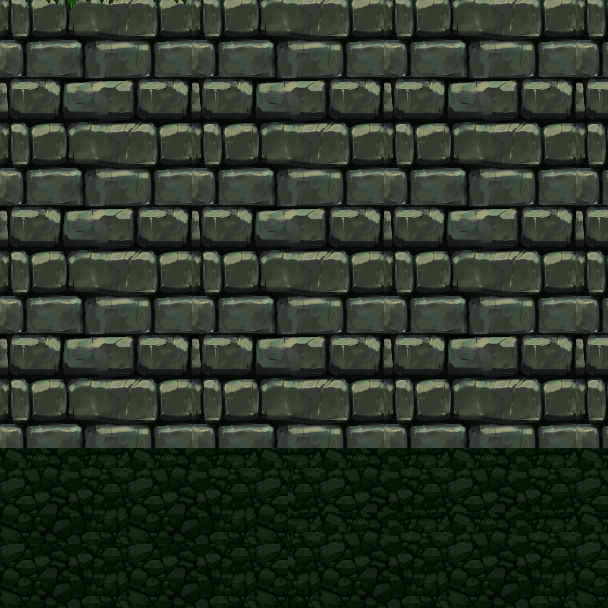

Tiled map render using the project's own tile images. Description and the map definition, with tile-layer contents summarised, below:
An orthogonal 19x19 tile map with 32x32 px tiles, 1 tile layer (Tile Layer 1).

<map version="1.0" orientation="orthogonal" renderorder="right-down" width="19" height="19" tilewidth="32" tileheight="32" nextobjectid="1">
 <tileset firstgid="1" name="Gallery_Abandoned_Castle2" tilewidth="32" tileheight="32" tilecount="1147">
  <image source="Tiled/Gallery_Abandoned_Castle2.jpg" width="1200" height="1000" />
 </tileset>
 <layer name="Tile Layer 1" width="19" height="19">
  <data>[361 cells, 361 non-empty, 84 distinct tile ids]</data>
 </layer>
</map>